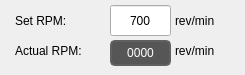
              <widget class="QWidget" name="pageRpm">
               <widget class="QLabel" name="rpmUnit_10">
                <property name="geometry">
                 <rect>
                  <x>175</x>
                  <y>40</y>
                  <width>61</width>
                  <height>21</height>
                 </rect>
                </property>
                <property name="styleSheet">
                 <string notr="true">font: 11pt &quot;Noto Sans&quot;;</string>
                </property>
                <property name="text">
                 <string>rev/min</string>
                </property>
               </widget>
               <widget class="QLabel" name="actualRpm">
                <property name="geometry">
                 <rect>
                  <x>110</x>
                  <y>40</y>
                  <width>61</width>
                  <height>26</height>
                 </rect>
                </property>
                <property name="styleSheet">
                 <string notr="true">QLabel {
    border-style: solid;
    border-color: rgb(96, 96, 97);
    border-width: 2px;
    border-radius: 5px;
    color: white;
    background: rgb(86, 86, 87);
	font: 11pt &quot;Noto&quot;;
}</string>
                </property>
                <property name="text">
                 <string>0000</string>
                </property>
                <property name="alignment">
                 <set>Qt::AlignCenter</set>
                </property>
               </widget>
               <widget class="QLabel" name="label_16">
                <property name="geometry">
                 <rect>
                  <x>15</x>
                  <y>40</y>
                  <width>91</width>
                  <height>21</height>
                 </rect>
                </property>
                <property name="styleSheet">
                 <string notr="true">font: 11pt &quot;Noto Sans&quot;;</string>
                </property>
                <property name="text">
                 <string>Actual RPM:</string>
                </property>
               </widget>
               <widget class="QLabel" name="rpmUnit_7">
                <property name="geometry">
                 <rect>
                  <x>175</x>
                  <y>10</y>
                  <width>61</width>
                  <height>21</height>
                 </rect>
                </property>
                <property name="styleSheet">
                 <string notr="true">font: 11pt &quot;Noto Sans&quot;;</string>
                </property>
                <property name="text">
                 <string>rev/min</string>
                </property>
               </widget>
               <widget class="QLabel" name="label_15">
                <property name="geometry">
                 <rect>
                  <x>15</x>
                  <y>10</y>
                  <width>81</width>
                  <height>21</height>
                 </rect>
                </property>
                <property name="styleSheet">
                 <string notr="true">font: 11pt &quot;Noto Sans&quot;;</string>
                </property>
                <property name="text">
                 <string>Set RPM:</string>
                </property>
               </widget>
               <widget class="VCPSettingsLineEdit" name="inputRpm">
                <property name="geometry">
                 <rect>
                  <x>110</x>
                  <y>5</y>
                  <width>61</width>
                  <height>31</height>
                 </rect>
                </property>
                <property name="styleSheet">
                 <string notr="true">font: 11pt &quot;Noto Sans&quot;;</string>
                </property>
                <property name="text">
                 <string>700</string>
                </property>
                <property name="alignment">
                 <set>Qt::AlignCenter</set>
                </property>
                <property name="settingName" stdset="0">
                 <string>smart_numpad.input-rpm-2</string>
                </property>
                <property name="textFormat" stdset="0">
                 <string>.0f</string>
                </property>
               </widget>
              </widget>
